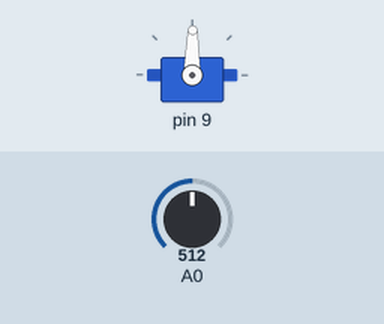
A sketch run on a simulated Arduino Uno, built with avr-gcc and run on an emulated ATmega328P. On the bench: servo. The inputs (shaded band) are chosen by the test bench; at power-on: A0 = 512.

Above: at 1.2 s.
1.3 s: A0 set to 716
At 2.5 s:
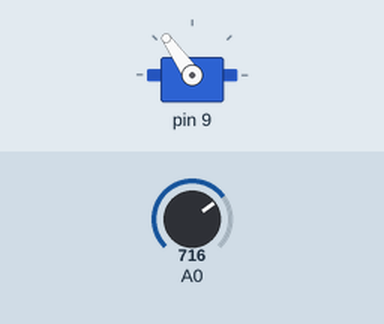
2.8 s: A0 set to 900
At 3.8 s:
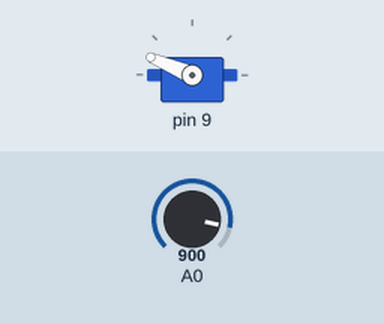
4.3 s: A0 set to 1023
At 5.0 s:
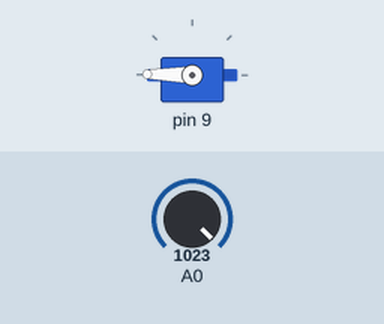
5.8 s: A0 set to 306
At 6.1 s:
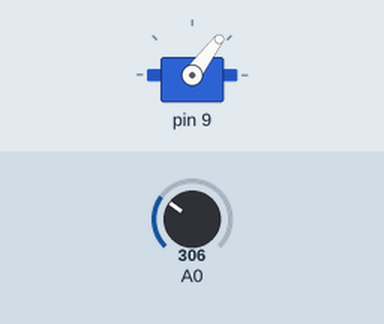
7.3 s: A0 set to 122
At 8.4 s:
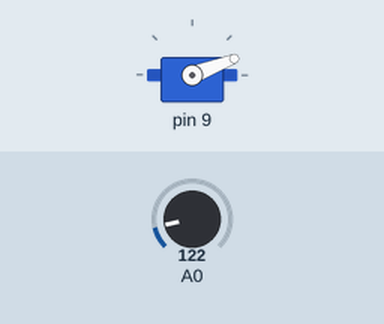
8.8 s: A0 set to 511
At 9.6 s:
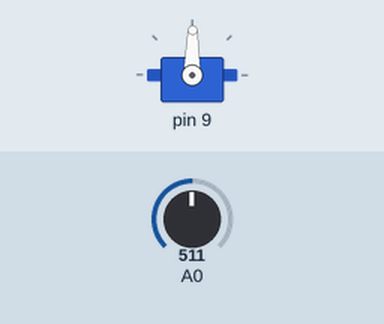
Timing chart, 0 to 11.3 s (numbered marks = the images above; inputs shaded):
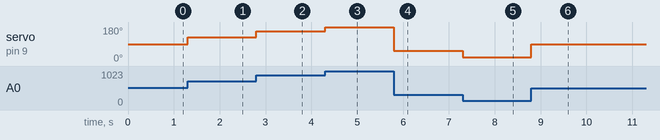

The sketch:

mood_cue.ino
```cpp
#include <NewPing.h>
#include <Servo.h>
#include "AbsoluteServo.h"
#include "PotSensor.h"

AbsoluteServo servo(9);
PotSensor sensor(A0);

void setup()
{

}

void loop()
{
    servo.setPercent(sensor.getPercent());
}
```

Measured:
- after the input at 1.3 s, servo on pin 9: 89° → 125° at once
- after the input at 2.8 s, servo on pin 9: 125° → 157° at once
- after the input at 4.3 s, servo on pin 9: 157° → 179° at once
- after the input at 5.8 s, servo on pin 9: 179° → 53° at once
- after the input at 7.3 s, servo on pin 9: 53° → 21° at once
- after the input at 8.8 s, servo on pin 9: 21° → 89° at once
